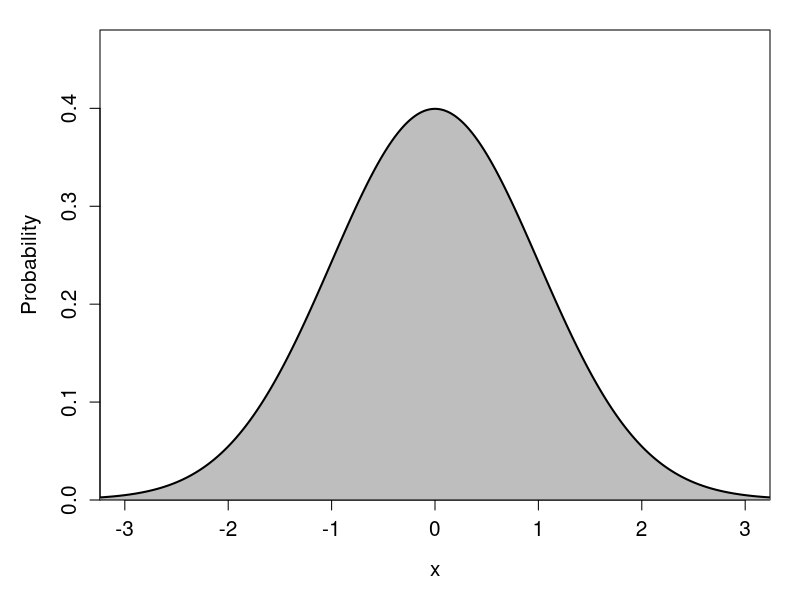
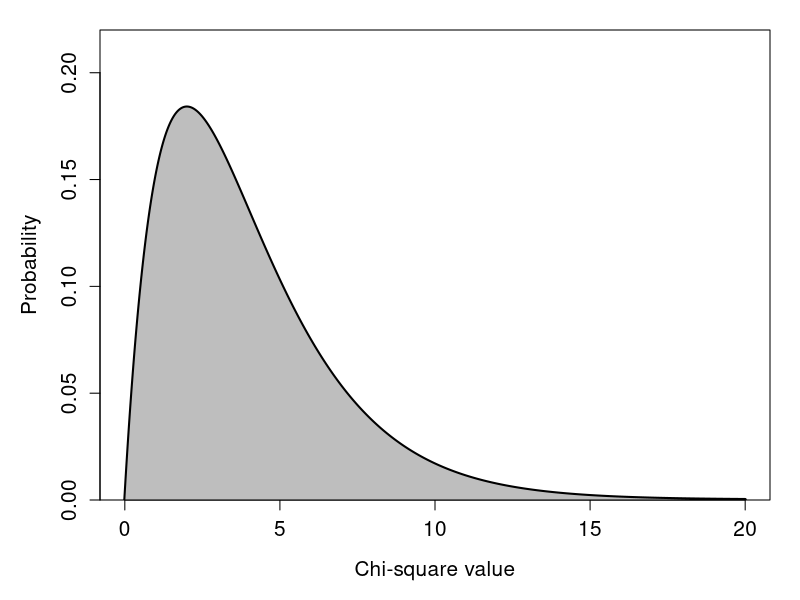
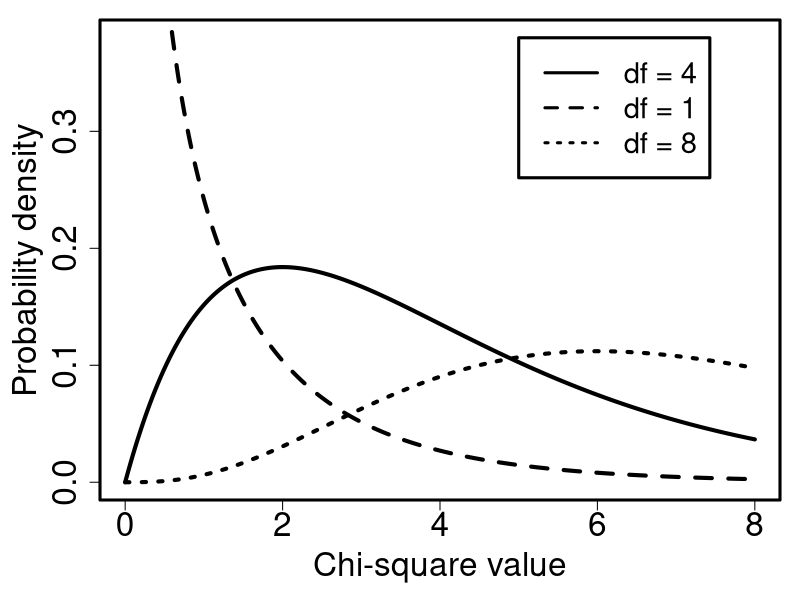
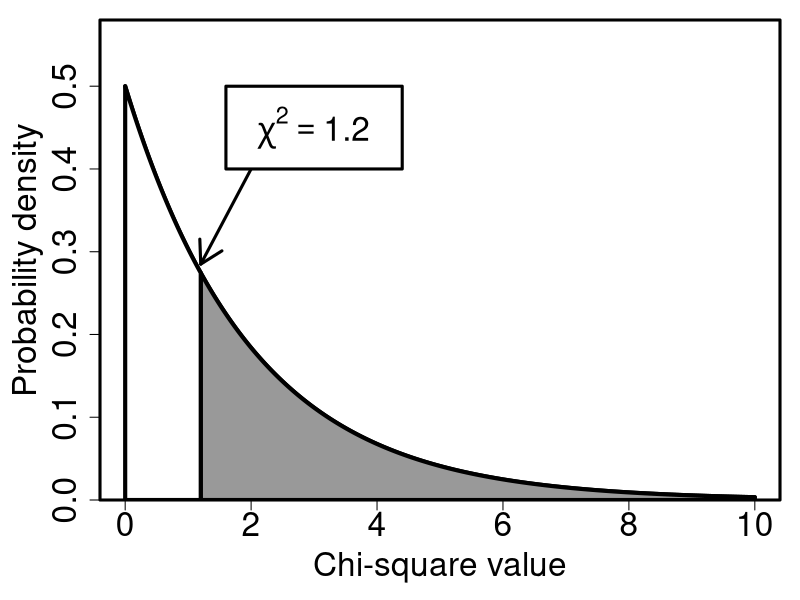

The R source for these figures, in order:
## ---- chunk 1
par(mar = c(5, 5, 1.5, 1.5));
xx       <- seq(from = -5, to = 5, by = 0.001);
pr_norm  <- dnorm(x = xx, mean = 0, sd = 1);
plot(x = xx, y = pr_norm, type = "l", ylim = c(0, 0.48), 
     ylab = "Probability",  xlab = "x", lwd = 3, xlim = c(-3, 3),
     cex.lab = 1.25, cex.axis = 1.25, yaxs = "i");
polygon(c(xx, max(xx)), c(pr_norm, 0), col="grey");
## ---- chunk 2
par(mar = c(5, 5, 1.5, 1.5));
xx        <- seq(from = 0, to = 20, by = 0.001);
pr_chisq  <- dchisq(x = xx, df = 4);
plot(x = xx, y = pr_chisq, type = "l", ylim = c(0, 0.22), 
     ylab = "Probability",  xlab = "Chi-square value", lwd = 3, xlim = c(0, 20),
     cex.lab = 1.25, cex.axis = 1.25, yaxs = "i");
polygon(c(xx, max(xx)), c(pr_chisq, 0), col="grey");
## ---- chunk 3
df   <- 4;
xx  <- seq(from = 0, to = 8, by = 0.0001);
yy  <- dchisq(x = xx, df = df);
par(mar = c(5, 5, 1, 1), lwd = 3);
mxy <- max(yy[2:length(xx)]);
ymx <- 0.38;
plot(x = xx, y = yy, type = "l", lwd = 4, cex.lab = 2, cex.lab = 2,
 cex.axis = 2, ylab = "Probability density", ylim = c(0, ymx),
 xlab = "Chi-square value", xlim = c(0, 8));
df  <- 1;
y2  <- dchisq(x = xx, df = df);
points(x = xx, y = y2, type = "l", lwd = 4, lty = "dashed");
df  <- 8;
y3  <- dchisq(x = xx, df = df);
points(x = xx, y = y3, type = "l", lwd = 4, lty = "dotted");
legend(x = 5, y = 0.38, cex = 1.75,
       legend = c("df = 4", "df = 1", "df = 8"),
       lty = c("solid", "dashed", "dotted"));
## ---- chunk 4
chis  <- 1.2
p_val <- 0.5488;
mbox <- function(x0, x1, y0, y1){
    xx <- seq(from=x0, to=x1, length.out = 100);
    yy <- seq(from=y0, to=y1, length.out = 100);
    xd <- c(rep(x0, 100), xx, rep(x1,100), rev(xx));
    yd <- c(yy, rep(y1,100), rev(yy), rep(y0, 100));
    return(list(x=xd, y=yd));
}
df  <- 2;
zz  <- pchisq(q = chis, df = df);
xx  <- seq(from = 0, to = 10, by = 0.0001);
yy  <- dchisq(x = xx, df = df);
o1  <- which(xx >= chis);
b1  <- which(xx <= chis);
par(mar = c(5, 5, 1, 1), lwd = 3);
ymx <- 0.58;
plot(x = xx, y = yy, type = "l", lwd = 4, cex.lab = 2, cex.lab = 2,
     cex.axis = 2, ylab = "Probability density", ylim = c(0, ymx),
     xlab = "Chi-square value", xlim = c(0, 10), yaxs = "i");
polygon(c(xx[o1], max(xx), rev(xx[o1])),
        c(yy[xx==max(xx)], yy[o1], rep(0, length(xx[o1]))),
        col="grey60", lwd = 4);
mxx <- which(xx == max(xx[b1]));
polygon(c(xx[b1], max(xx[b1]), rev(xx[b1])),
        c(yy[b1], yy[mxx], rep(0, length(b1))),
        col="white", lwd = 4);
arrows(x0 = 2, x1 = chis,
       y0 = 0.4, y1 = 0.285, lwd = 3);
tbox <- mbox(x0 = 3 - 1.4, 
             x1 = 3 + 1.4, y0 = 0.4, y1 = 0.5);
polygon(x=tbox$x, y=tbox$y, lwd=3, border="black", col="white");
feq <- expression(chi^2 == 1.2);
text(x = 3, y = 0.45, cex = 2, labels = feq);
## ---- chunk 5
power_table <- matrix(data = c(8, 10, 16, 8, 6, 12), nrow = 2, byrow = FALSE);
rownames(power_table) <- c("Android", "MacOS");
colnames(power_table) <- c("Small", "Medium", "Large");
knitr::kable(power_table, format = "simple", table.envir = "table",
      caption = "Counts (N = 60) from a mobile game called 'Power Up!', in which players are confronted with trade-offs between energy output, energy justice, and biodiversity. Players can use 1 of 2 types of Operating System (Android or MacOS) and build one of 3 types of dam in the game (Small, Medium, or Large).");
## ---- chunk 6
power_table2 <- matrix(data = c(8, 10, 0.3, 16, 8, 0.4, 6, 12, 0.3, 0.5, 0.5, "--"), 
                       nrow = 3, byrow = FALSE);
rownames(power_table2) <- c("Android", "MacOS", "**Probability**");
colnames(power_table2) <- c("Small", "Medium", "Large", "**Probability**");
knitr::kable(power_table2, format = "simple", table.envir = "table",
      caption = "Counts (N = 60) from a mobile game called 'Power Up!', in which players are confronted with trade-offs between energy output, energy justice, and biodiversity. Players can use 1 of 2 types of Operating System (Android or MacOS) and build one of 3 types of dam in the game (Small, Medium, or Large). Outer rows and columns show the probabilities of categories being selected");
## ---- chunk 7
power_table2 <- matrix(data = c(0.15, 0.15, 0.3, 0.2, 0.2, 0.4, 0.15, 0.15, 0.3, 0.5, 0.5, "--"),
                       nrow = 3, byrow = FALSE);
rownames(power_table2) <- c("Android", "MacOS", "**Probability**");
colnames(power_table2) <- c("Small", "Medium", "Large", "**Probability**");
knitr::kable(power_table2, format = "simple", table.envir = "table",
      caption = "Probabilities for each combination of categorical variables from a dataset in which players on either an Android or MacOS choose a dam size in the mobile app game 'Power Up!', assuming that variables are independent of one another.");
## ---- chunk 8
power_table3 <- matrix(data = c(9, 9, 18, 12, 12, 24, 9, 9, 18, 30, 30, "--"),
                       nrow = 3, byrow = FALSE);
rownames(power_table3) <- c("Android", "MacOS", "**Sum**");
colnames(power_table3) <- c("Small", "Medium", "Large", "**Sum**");
knitr::kable(power_table3, format = "simple", table.envir = "table",
      caption = "Expected counts for each combination of categorical variables from a dataset in which players on either an Android or MacOS choose a dam size in the mobile app game 'Power Up!', assuming that variables are independent of one another.");
